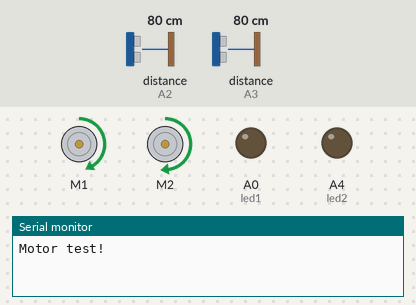
Bench run of a sketch on a simulated Arduino Uno, built with avr-gcc and run on an emulated ATmega328P. Shown: 2 × DC motor (green arrow = forward, orange = backward, longer = faster), output pins drawn as LEDs (lit = HIGH), the last lines printed to the serial monitor. Wiring (inferred from the names in the program): 2 × ultrasonic range finder: trigger A1, echo A2 / trigger A5, echo A3. Dashed ring = blinking. Inputs (shaded band) come from the test bench; at power-on: distance to the obstacle (sensors on A2, A3) 80 cm. The echo pulse lasts 58.3 µs per cm; pins used as bus, display or sensor lines are not drawn.

Above: at 1.2 s.
1.3 s: distance to the obstacle (sensor on A2) set to 18 cm
2.8 s: distance to the obstacle (sensor on A2) set to 14 cm
At 3.8 s:
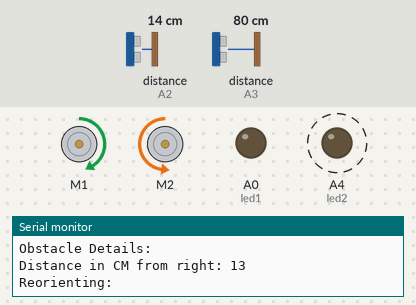
5.8 s: distance to the obstacle (sensor on A3) set to 17 cm
8.8 s: distance to the obstacle (sensor on A3) set to 14 cm
At 9.48 s:
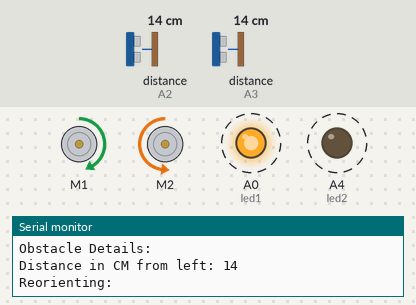
11.8 s: distance to the obstacle (sensor on A3) set to 18 cm
At 12.7 s:
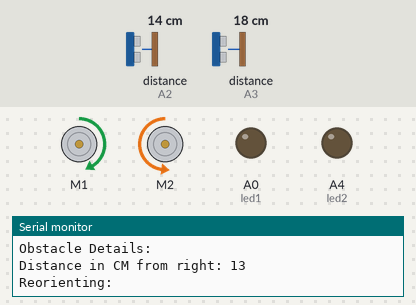
14.8 s: distance to the obstacle (sensor on A3) set to 2 cm
At 15.4 s:
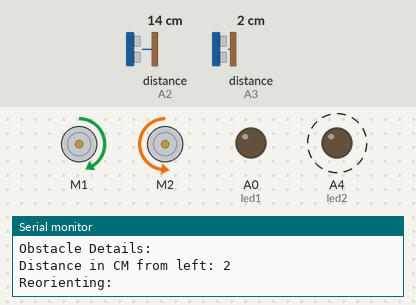
Timing chart, 0 to 18.8 s (numbered marks = the images above; inputs shaded):
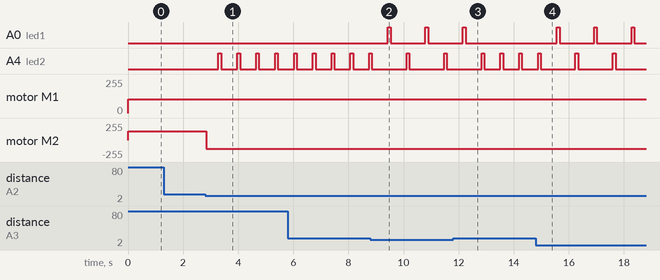

Measured:
- the behaviour switches between 17 and 16 cm on distance to the obstacle (sensor on A2) (found by bisection; images 0 and 1)
- the behaviour switches between 16 and 15 cm on distance to the obstacle (sensor on A3) (found by bisection; images 1 and 2)
- after the input at 1.3 s, every drawn part: stays the same
- after the input at 2.8 s, A4 (led2): alternates HIGH for 0.10 s and LOW for 0.59 s, starting after 0.48 s; motor M2: forward 130/255 → backward 130/255 at once
- after the input at 8.8 s, A0 (led1): alternates HIGH for 0.10 s and LOW for 1.3 s, starting after 0.64 s; A4 (led2): alternates HIGH for 0.10 s and LOW for 1.3 s, starting after 1.3 s
- after the input at 11.8 s, A0 (led1): goes on until 12.3 s, then stays LOW; A4 (led2): alternates HIGH for 0.10 s and LOW for 0.58 s, starting after 1.7 s
- after the input at 14.8 s, A0 (led1): alternates HIGH for 0.10 s and LOW for 1.3 s, starting after 0.76 s; A4 (led2): alternates HIGH for 0.10 s and LOW for 1.3 s, starting after 1.4 s

The sketch:

WAR4.ino
```cpp
#include <AFMotor.h> //import your motor shield library
#define trigPin A5// define the pins of your sensor
#define echoPin A3
#define trigPin1 A1
#define echoPin1 A2
#define led1 A0
#define led2 A4

// #define trigPin2 A1
// #define echoPin2 A4


AF_DCMotor motor1(1,MOTOR12_64KHZ); // set up motors.
AF_DCMotor motor2(2, MOTOR12_8KHZ);

void setup() {
  Serial.begin(9600); // begin serial communication
  Serial.println("Motor test!");
  pinMode(trigPin, OUTPUT);// set the trig pin to output (Send sound waves)
  pinMode(echoPin, INPUT);// set the echo pin to input (recieve sound waves)
  pinMode(trigPin1, OUTPUT);// set the trig pin to output (Send sound waves)
  pinMode(echoPin1, INPUT);
  //pinMode(trigPin2, OUTPUT);// set the trig pin to output (Send sound waves)
  //pinMode(echoPin2, INPUT);

  motor1.setSpeed(105); //set the speed of the motors, between 0-255
  motor2.setSpeed (130);

  pinMode(led1, OUTPUT);
  pinMode(led2, OUTPUT);

}

void moveStraight() {
  motor1.run(FORWARD);
  motor2.run(FORWARD);
  }

 void turn() {
  Serial.print ("Reorienting:\n");
  motor1.run(FORWARD);
  motor2.run(BACKWARD);
  delay(450);
  }

void led1Set() {
  digitalWrite(led1, HIGH);
  delay(100);

  digitalWrite(led1, LOW);
  delay(100);
  }

void led2Set() {

  digitalWrite(led2, HIGH);
  delay(100);
  digitalWrite(led2, LOW);
  delay(100);
  }


void infoMesh() {
  Serial.println ("\n \t Close Obstacle detected!" );
  Serial.println ("Obstacle Details:");
  }

void loop() {

  long duration, duration1, distance, distance1; // start the scan

  digitalWrite(trigPin, LOW);
  delayMicroseconds(2); // delays are required for a succesful sensor operation.
  digitalWrite(trigPin, HIGH);
  delayMicroseconds(5); //this delay is required as well!
  digitalWrite(trigPin, LOW);
  duration = pulseIn(echoPin, HIGH);
  distance = (duration/2) / 29.1;// convert the distance to centimeters.

  digitalWrite(trigPin1, LOW);
  delayMicroseconds(2); // delays are required for a succesful sensor operation.
  digitalWrite(trigPin1, HIGH);
  delayMicroseconds(5); //this delay is required as well!
  digitalWrite(trigPin1, LOW);
  duration1 = pulseIn(echoPin1, HIGH);
  distance1 = (duration1/2) / 29.1;// convert the distance to centimeters.

 if (distance <= 15)/*if there's an obstacle 25 centimers, ahead, do the following: */ {
  infoMesh();
  Serial.print ("Distance in CM from left: ");
  Serial.print ( distance);
  Serial.print("\n\n");
  turn();
  led1Set();

}

 if (distance1 <= 15)/*if there's an obstacle 25 centimers, ahead, do the following: */ {
  infoMesh();
  Serial.print ("Distance in CM from right: ");
  Serial.print ( distance1);
  Serial.print("\n\n");
  turn();
  led2Set();

}

  else {
   moveStraight();
}
}
```
